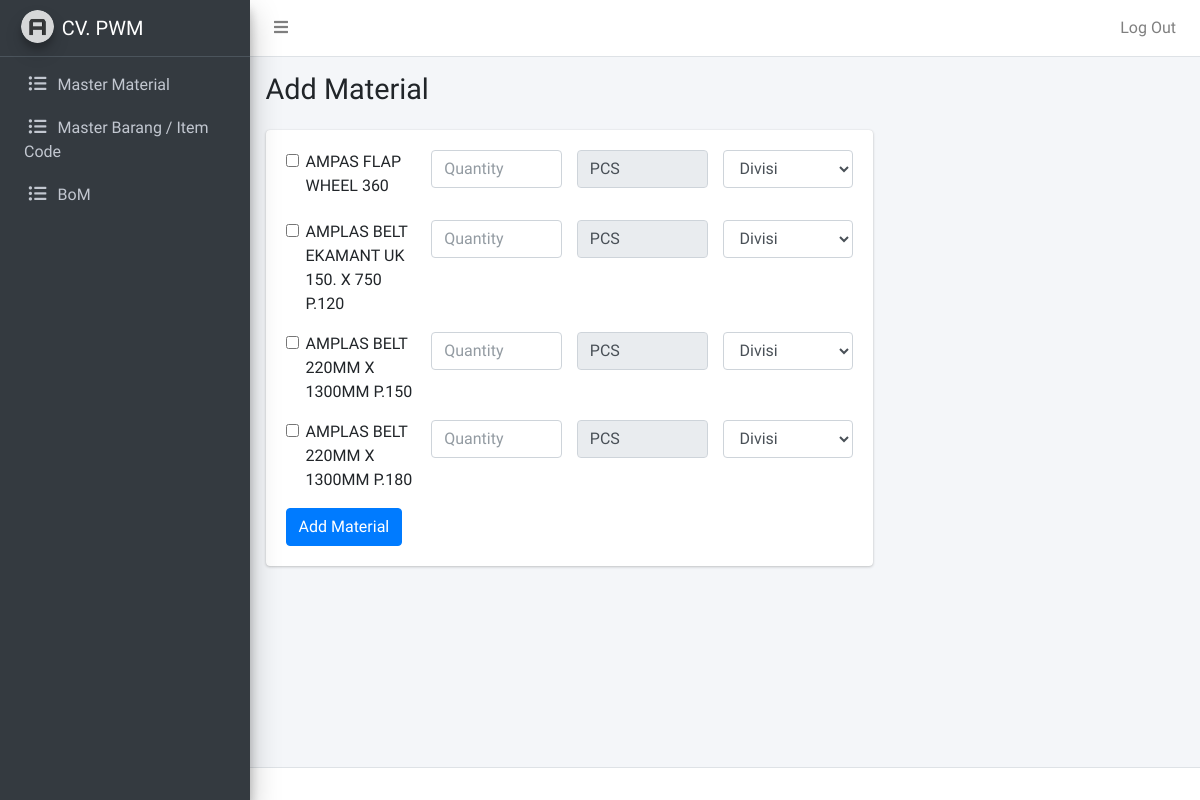
The page /admin/bom-edit.php (signed in) on the database its author committed.
### tables this page shows
CREATE TABLE `material` (
  `material_id` varchar(255) NOT NULL,
  `material_nama` varchar(255) NOT NULL,
  `material_uom` varchar(255) NOT NULL,
  `material_harga` int(11) NOT NULL
);

### admin/bom-edit.php (the view, shortened to what this page needs)
<?php
require_once "../koneksi.php";
$query2 = mysqli_query($conn, "SELECT * FROM material");
?>
<?php require_once "template/header.php"; ?>
<?php require_once "template/navbar.php"; ?>
<?php require_once "template/sidebar.php"; ?>
  <div class="content-wrapper">
    <div class="content-header">
      <div class="container-fluid">
        <div class="row mb-2">
          <div class="col-sm-6">
            <h1 class="m-0">Add Material</h1>
          </div>
        </div>
      </div>
    </div>
    <div class="content">
      <div class="container-fluid">
        <div class="row">
          <div class="col-md-8">
            <div class="card">
              <div class="card-body">
                <form action="" method="post">
                  <?php while($material = mysqli_fetch_assoc($query2)) : ?>
                  <div class="row mb-3">
                    <div class="col-md">
                      <div class="form-check">
                        <input name="material[]" class="form-check-input" type="checkbox" value="<?= $material['material_id'] ?>" id="flexCheckDefault">
                        <label class="form-check-label" for="flexCheckDefault">
                          <?= $material['material_nama'] ?>
                        </label>
                      </div>
                    </div>
                    <div class="col-md">
                      <div class="mb-3">
                        <input name="quantity[]" type="text" class="form-control" id="quantity" placeholder="Quantity">
                      </div>
                    </div>
                    <div class="col-md">
                      <div class="mb-3">
                        <input name="uom[]" type="text" class="form-control" id="quantity" value="<?= $material['material_uom'] ?>" disabled>
                      </div>
                    </div>
                    <div class="col-md">
                      <div class="mb-3">
                        <select name="divisi[]" class="form-select form-control">
                          <option value="" selected>Divisi</option>
                        </select>
                      </div>
                    </div>
                  </div>
                  <?php endwhile; ?>
                  <div class="row">
                    <div class="col-md-4">
                      <button class="btn btn-primary" type="submit" name="add">Add Material</button>
                    </div>
                  </div>
                </form>
              </div>
            </div>
          </div>
        </div>
      </div>
    </div>
  </div>
<?php require_once "template/footer.php"; ?>

### rows shown on the page
material: material_nama "AMPAS FLAP WHEEL 360", material_uom "PCS"
material: material_nama "AMPLAS BELT EKAMANT UK 150. X 750 P.120", material_uom "PCS"
material: material_nama "AMPLAS BELT 220MM X 1300MM P.150", material_uom "PCS"
material: material_nama "AMPLAS BELT 220MM X 1300MM P.180", material_uom "PCS"
